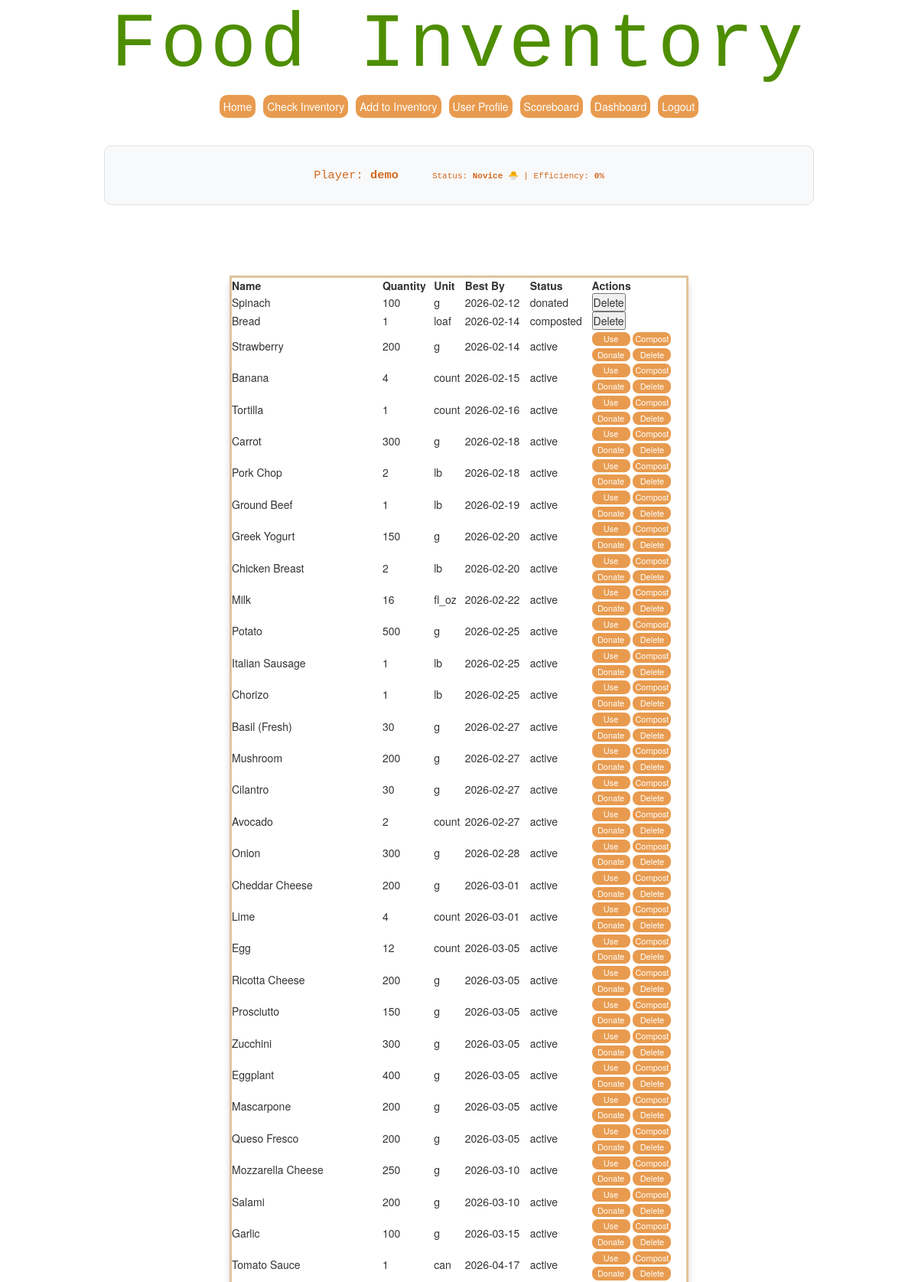
The page /inventory (signed in, upper part) on the database its author committed.
### tables this page shows
CREATE TABLE players (
    id INTEGER PRIMARY KEY AUTOINCREMENT,
    name TEXT NOT NULL,
    username TEXT NOT NULL UNIQUE,
    password_hash TEXT NOT NULL,
    profile_picture TEXT,
    food_allergies TEXT "", 
    dietary_needs TEXT "",
    score REAL NOT NULL DEFAULT 0
, total_value_acquired REAL DEFAULT 0.0, total_value_saved REAL DEFAULT 0.0);

CREATE TABLE inventory (
    id INTEGER PRIMARY KEY AUTOINCREMENT,
    player_id INTEGER NOT NULL,
    name TEXT NOT NULL,
    category TEXT NOT NULL,
    quantity INTEGER NOT NULL,
    unit TEXT NOT NULL,
    measurement_type TEXT NOT NULL,
    quantity_grams REAL,
    quantity_ml REAL,
    purchase_date TEXT,
    best_by TEXT NOT NULL,
    raw_meat BOOLEAN DEFAULT 0,
    perishable BOOLEAN DEFAULT 1,
    opened BOOLEAN DEFAULT 0,
    donation_allowed BOOLEAN DEFAULT 1,
    decomposition_flag BOOLEAN DEFAULT 0,
    price REAL NOT NULL,
    status TEXT NOT NULL DEFAULT 'active',
    FOREIGN KEY (player_id) REFERENCES players(id)
);

### src/app.py (the view, shortened to what this page needs)
@app.route("/inventory",methods=["GET", "POST"])
@login_required
def inventory_page():
    from openrouterllm import Ai_Chat   #importing everything from openrouterllm
    from validator import recipe_validator #importing everything from openrouterllm
    player_id = session["player_id"]
    db = get_db()
    current_player = db.execute(
        "SELECT * FROM players WHERE id = ?", (player_id,)
    ).fetchone()
    items = db.execute(
        "SELECT * FROM inventory WHERE player_id = ? ORDER BY best_by ASC",
        (player_id,)
    ).fetchall()
    acquired = current_player['total_value_acquired'] or 0
    saved = current_player['total_value_saved'] or 0
    efficiency = (saved / acquired * 100) if acquired > 0 else 0
    tier = get_sustainability_tier(efficiency)
    Response = None     #So errors dont occur
    db.close()
    return render_template(
        "InventoryPage.html",
        items=items,
        current_player=current_player,
        Response=Response,
        efficiency=round(efficiency, 1),
        tier=tier
    )

### src/app.py (called while the page is built)
def get_db():
    conn = sqlite3.connect("src/instance/inventory.db")
    conn.row_factory = sqlite3.Row
    return conn

def get_sustainability_tier(efficiency):
    if efficiency >= 90: return "Eco-Legend 🏆"
    if efficiency >= 75: return "Eco-Warrior 🛡️"
    if efficiency >= 50: return "Apprentice 🌱"
    return "Novice 🐣"

def login_required(f):
    from functools import wraps
    @wraps(f)
    def wrapper(*args, **kwargs):
        if "player_id" not in session:
            return redirect("/login")
        return f(*args, **kwargs)
    return wrapper

### src/templates/InventoryPage.html (shortened to what this page needs)
{% extends '0-MainPageSetup.html' %}
{% block head %}
<link rel="stylesheet" href="{{ url_for('static', filename='css/homestyle.css') }}">
{% endblock %}
{% block body %}
<div class="welcome1">
    <h1>Food Inventory</h1>
    {% include 'Menu.html' %}
</div>
<div class="body">
    <center style="background: #f8f9fa; padding: 15px; border-radius: 10px; margin-bottom: 20px; border: 1px solid #e0e0e0;">
        <p class="text" style="font-size: 1.1em; margin: 0;">
            Player: <strong>{{ current_player.name }}</strong>
        </p>
        <p class="text" style="margin: 5px 0 0 0;">
            Status: <strong>{{ tier }}</strong> | Efficiency: <strong>{{ efficiency }}%</strong>
        </p>
    </center>
</div>
<div class="body">
    <div class="table-container">
        <table class="kawaii-table-wider" id="inventoryTable">
            <thead>
                <tr>
                    <th>Name</th>
                    <th>Quantity</th>
                    <th>Unit</th>
                    <th>Best By</th>
                    <th>Status</th>
                    <th>Actions</th>
                </tr>
            </thead>
            <tbody>
                {% for item in items %}
                <tr>
                    <td data-label="Name:">{{ item.name }}</td>
                    <td data-label="Quantity:">{{ item.quantity }}</td>
                    <td data-label="Unit:">{{ item.unit }}</td>
                    <td data-label="Best By Date:">{{ item.best_by }}</td>
                    <td data-label="Status:">{{ item.status }}</td>
                    <td>
                        {% if item.status == 'active' %}
                            <form action="{{ url_for('use_item', item_id=item.id, player_id=current_player.id) }}" method="POST" style="display:inline;">
                                <button type="submit" class="kawaii-lil-action-btn">Use</button>
                            </form>
                            <form action="{{ url_for('compost_item', item_id=item.id, player_id=current_player.id) }}" method="POST" style="display:inline;">
                                <button type="submit" class="kawaii-lil-action-btn">Compost</button>
                            </form><br>
                            <form action="{{ url_for('donate_item', item_id=item.id, player_id=current_player.id) }}" method="POST" style="display:inline;">
                                <button type="submit" class="kawaii-lil-action-btn">Donate</button>
                            </form>
                            <form action="{{ url_for('delete_item', item_id=item.id, player_id=current_player.id) }}" method="POST" style="display:inline;">
                                <button type="submit" class="kawaii-lil-action-btn">Delete</button>
                            </form>
                        {% endif %}
                        {% if item.status == 'composted' %}
                            <form action="{{ url_for('delete_item', item_id=item.id, player_id=current_player.id) }}" method="POST" style="display:inline;">
                                <button type="submit">Delete</button>
                            </form>
                        {% endif %}
                        {% if item.status == 'donated' %}
                            <form action="{{ url_for('delete_item', item_id=item.id, player_id=current_player.id) }}" method="POST" style="display:inline;">
                                <button type="submit">Delete</button>
                            </form>
                        {% endif %}
                    </td>
                </tr>
                {% endfor %}
            </tbody>
        </table>
    </div>
    <br /><br />
</div>
{% endblock %}

### src/templates/0-MainPageSetup.html (shortened to what this page needs)
<!DOCTYPE html>
<html>
<head>
    <link rel ="stylesheet" href="{{url_for('static',filename='css/mainstyle.css') }}">
    <link rel="stylesheet" href="https://maxcdn.bootstrapcdn.com/bootstrap/3.4.0/css/bootstrap.min.css">
    {%block head%}{%endblock%}
</head>
<body>
    {%block body%}
    {%endblock%}
</body>
</html>

### src/templates/Menu.html
<div class="kuwaii_menu_row">
    <a href="{{ url_for('home_page') }}" class="text">
        <button type="submit" class="kawaii-lil-btn" width="25px">Home</button>
    </a>
    <a href="{{ url_for('inventory_page') }}" class="text">
        <button type="submit" class="kawaii-lil-btn" width="25px">Check Inventory</button>
    </a>
    <a href="{{ url_for('add_item_page') }}" class="text">
        <button type="submit" class="kawaii-lil-btn">Add to Inventory</button>
    </a>
    <a href="{{ url_for('userprofile') }}" class="text">
        <button type="submit" class="kawaii-lil-btn">User Profile</button>
    </a>
    <a href="{{ url_for('scoreboard') }}" class="text">
        <button class="kawaii-lil-btn">Scoreboard</button>
    </a>
    <a href="{{ url_for('dashboard') }}" class="text">
        <button type="submit" class="kawaii-lil-btn">Dashboard</button>
    </a>
    <a href="{{ url_for('logout') }}" class="text">
        <button type="submit" class="kawaii-lil-btn">Logout</button>
    </a>
</div>

### src/static/css/mainstyle.css (style rules this page uses)
* { margin: 0; padding: 0; box-sizing: border-box; }
body { font-family: 'Andale Mono', 'Courier New', monospace; }
.body { width: 100%; max-width: 600px; margin: 0 auto; padding: 16px; }
.body .text { font-family: 'Andale Mono', 'Courier New', monospace; display: inline-block; text-align: center; padding: 12px 20px; margin: 10px auto; color: chocolate; font-size: 1.1rem; }

### src/static/css/homestyle.css (style rules this page uses)
* { margin: 0; padding: 0; box-sizing: border-box; }
.body { width: 100%; max-width: 80%; margin: 0 auto; padding: 16px; }
.table-container { width: 100%; max-width: 1430px; margin: 0 auto; display: flex; justify-content: center; overflow-x: auto; padding-bottom: 10px; }
.kuwaii_menu_row { display: flex; gap: 10px; justify-content: center; }
.welcome1 { text-align: center; margin-bottom: 20px; }
.welcome1 h1 { display: inline-block; font-size: clamp(100px, 10vw, 80px); color: #4e8e00; font-family: 'Andale Mono', 'Courier New', monospace; overflow: hidden; white-space: normal; margin: 5px ; letter-spacing: 0.05em; animation: typing 3.5s steps(23, end),blink-caret 1s step-end infinite; }
.body .text { font-family: 'Andale Mono', 'Courier New', monospace; display: inline-block; text-align: center; padding: 12px 20px; margin: 10px auto; color: chocolate; font-size: 1.1rem; }
.kawaii-lil-action-btn { width: 50px; padding: 1px; background-color: #e89b4f; border: none; border-radius: 8px; color: white; font-size: 11px; cursor: pointer; transition: 0.2s; }
.kawaii-table-wider { width: 600px; margin: 40px auto; padding: 25px; background: ##e89b4f; border: 3px solid #e0c39c; border-radius: 12px; box-shadow: 0 4px 10px rgba(0,0,0,0.15); }
.kawaii-lil-btn { width: 100%; padding:5px; background-color: #e89b4f; border: none; border-radius: 10px; color: white; font-size: 14px; cursor: pointer; transition: 0.2s; }
body { padding-bottom: 60px; }

### rows shown on the page
players: name "demo"
inventory: name "Spinach", quantity "100", unit "g", best_by "2026-02-12", status "donated"
inventory: name "Bread", quantity "1", unit "loaf", best_by "2026-02-14", status "composted"
inventory: name "Strawberry", quantity "200", unit "g", best_by "2026-02-14", status "active"
inventory: name "Banana", quantity "4", unit "count", best_by "2026-02-15", status "active"
inventory: name "Tortilla", quantity "1", unit "count", best_by "2026-02-16", status "active"
inventory: name "Carrot", quantity "300", unit "g", best_by "2026-02-18", status "active"
inventory: name "Pork Chop", quantity "2", unit "lb", best_by "2026-02-18", status "active"
inventory: name "Ground Beef", quantity "1", unit "lb", best_by "2026-02-19", status "active"
inventory: name "Greek Yogurt", quantity "150", unit "g", best_by "2026-02-20", status "active"
inventory: name "Chicken Breast", quantity "2", unit "lb", best_by "2026-02-20", status "active"
inventory: name "Milk", quantity "16", unit "fl_oz", best_by "2026-02-22", status "active"
inventory: name "Potato", quantity "500", unit "g", best_by "2026-02-25", status "active"
inventory: name "Italian Sausage", quantity "1", unit "lb", best_by "2026-02-25", status "active"
inventory: name "Chorizo", quantity "1", unit "lb", best_by "2026-02-25", status "active"
inventory: name "Basil (Fresh)", quantity "30", unit "g", best_by "2026-02-27", status "active"
inventory: name "Mushroom", quantity "200", unit "g", best_by "2026-02-27", status "active"
inventory: name "Cilantro", quantity "30", unit "g", best_by "2026-02-27", status "active"
inventory: name "Avocado", quantity "2", unit "count", best_by "2026-02-27", status "active"
inventory: name "Onion", quantity "300", unit "g", best_by "2026-02-28", status "active"
inventory: name "Cheddar Cheese", quantity "200", unit "g", best_by "2026-03-01", status "active"
inventory: name "Lime", quantity "4", unit "count", best_by "2026-03-01", status "active"
inventory: name "Egg", quantity "12", unit "count", best_by "2026-03-05", status "active"
inventory: name "Ricotta Cheese", quantity "200", unit "g", best_by "2026-03-05", status "active"
inventory: name "Prosciutto", quantity "150", unit "g", best_by "2026-03-05", status "active"
inventory: name "Zucchini", quantity "300", unit "g", best_by "2026-03-05", status "active"
inventory: name "Eggplant", quantity "400", unit "g", best_by "2026-03-05", status "active"
inventory: name "Mascarpone", quantity "200", unit "g", best_by "2026-03-05", status "active"
inventory: name "Queso Fresco", quantity "200", unit "g", best_by "2026-03-05", status "active"
inventory: name "Mozzarella Cheese", quantity "250", unit "g", best_by "2026-03-10", status "active"
inventory: name "Salami", quantity "200", unit "g", best_by "2026-03-10", status "active"
inventory: name "Garlic", quantity "100", unit "g", best_by "2026-03-15", status "active"
inventory: name "Tomato Sauce", quantity "1", unit "can", best_by "2026-04-17", status "active"

### other values the page prints
{{ tier }} "Novice 🐣"
{{ efficiency }} "0"
